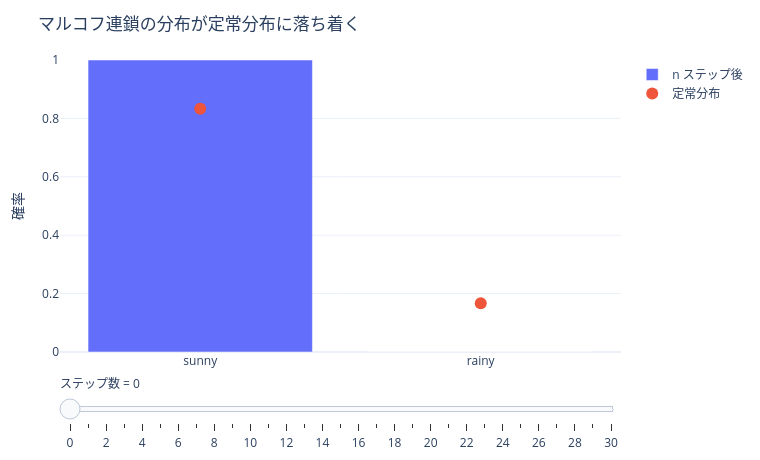

Notebook code cell kept with this figure:
### Markdown cell above
何日か経つと、今日が晴れだったことの影響が消えて一定の分布に落ち着く。
この落ち着き先が **定常分布** $\pi$ で、$\pi P = \pi$ を満たす。

スライダーで収束を追ってみよう。

### Code cell
plotting.markov_convergence_slider(chain, p0=np.array([1.0, 0.0]), n_steps=30)

### Figure 1 — Plotly figure (JSON) as saved in the notebook; plotly's stock layout.template omitted (floating-point values rounded to 4 significant figures)
{"data": [{"name": "n ステップ後", "type": "bar", "x": ["sunny", "rainy"], "y": [1.0, 0.0]}, {"marker": {"size": 12}, "mode": "markers", "name": "定常分布", "type": "scatter", "x": ["sunny", "rainy"], "y": [0.8333, 0.1667]}], "layout": {"height": 460, "margin": {"b": 50, "l": 60, "r": 30, "t": 60}, "sliders": [{"currentvalue": {"prefix": "ステップ数 = "}, "steps": [{"args": [["0"], {"frame": {"duration": 0, "redraw": true}, "mode": "immediate"}], "label": "0", "method": "animate"}, {"args": [["1"], {"frame": {"duration": 0, "redraw": true}, "mode": "immediate"}], "label": "1", "method": "animate"}, {"args": [["2"], {"frame": {"duration": 0, "redraw": true}, "mode": "immediate"}], "label": "2", "method": "animate"}, {"args": [["3"], {"frame": {"duration": 0, "redraw": true}, "mode": "immediate"}], "label": "3", "method": "animate"}, {"args": [["4"], {"frame": {"duration": 0, "redraw": true}, "mode": "immediate"}], "label": "4", "method": "animate"}, {"args": [["5"], {"frame": {"duration": 0, "redraw": true}, "mode": "immediate"}], "label": "5", "method": "animate"}, {"args": [["6"], {"frame": {"duration": 0, "redraw": true}, "mode": "immediate"}], "label": "6", "method": "animate"}, {"args": [["7"], {"frame": {"duration": 0, "redraw": true}, "mode": "immediate"}], "label": "7", "method": "animate"}, {"args": [["8"], {"frame": {"duration": 0, "redraw": true}, "mode": "immediate"}], "label": "8", "method": "animate"}, {"args": [["9"], {"frame": {"duration": 0, "redraw": true}, "mode": "immediate"}], "label": "9", "method": "animate"}, {"args": [["10"], {"frame": {"duration": 0, "redraw": true}, "mode": "immediate"}], "label": "10", "method": "animate"}, {"args": [["11"], {"frame": {"duration": 0, "redraw": true}, "mode": "immediate"}], "label": "11", "method": "animate"}, {"args": [["12"], {"frame": {"duration": 0, "redraw": true}, "mode": "immediate"}], "label": "12", "method": "animate"}, {"args": [["13"], {"frame": {"duration": 0, "redraw": true}, "mode": "immediate"}], "label": "13", "method": "animate"}, {"args": [["14"], {"frame": {"duration": 0, "redraw": true}, "mode": "immediate"}], "label": "14", "method": "animate"}, {"args": [["15"], {"frame": {"duration": 0, "redraw": true}, "mode": "immediate"}], "label": "15", "method": "animate"}, {"args": [["16"], {"frame": {"duration": 0, "redraw": true}, "mode": "immediate"}], "label": "16", "method": "animate"}, {"args": [["17"], {"frame": {"duration": 0, "redraw": true}, "mode": "immediate"}], "label": "17", "method": "animate"}, {"args": [["18"], {"frame": {"duration": 0, "redraw": true}, "mode": "immediate"}], "label": "18", "method": "animate"}, {"args": [["19"], {"frame": {"duration": 0, "redraw": true}, "mode": "immediate"}], "label": "19", "method": "animate"}, {"args": [["20"], {"frame": {"duration": 0, "redraw": true}, "mode": "immediate"}], "label": "20", "method": "animate"}, {"args": [["21"], {"frame": {"duration": 0, "redraw": true}, "mode": "immediate"}], "label": "21", "method": "animate"}, {"args": [["22"], {"frame": {"duration": 0, "redraw": true}, "mode": "immediate"}], "label": "22", "method": "animate"}, {"args": [["23"], {"frame": {"duration": 0, "redraw": true}, "mode": "immediate"}], "label": "23", "method": "animate"}, {"args": [["24"], {"frame": {"duration": 0, "redraw": true}, "mode": "immediate"}], "label": "24", "method": "animate"}, {"args": [["25"], {"frame": {"duration": 0, "redraw": true}, "mode": "immediate"}], "label": "25", "method": "animate"}, {"args": [["26"], {"frame": {"duration": 0, "redraw": true}, "mode": "immediate"}], "label": "26", "method": "animate"}, {"args": [["27"], {"frame": {"duration": 0, "redraw": true}, "mode": "immediate"}], "label": "27", "method": "animate"}, {"args": [["28"], {"frame": {"duration": 0, "redraw": true}, "mode": "immediate"}], "label": "28", "method": "animate"}, {"args": [["29"], {"frame": {"duration": 0, "redraw": true}, "mode": "immediate"}], "label": "29", "method": "animate"}, {"args": [["30"], {"frame": {"duration": 0, "redraw": true}, "mode": "immediate"}], "label": "30", "method": "animate"}]}], "title": {"text": "マルコフ連鎖の分布が定常分布に落ち着く"}, "width": 760, "xaxis": {"title": {}}, "yaxis": {"range": [0, 1], "title": {"text": "確率"}}}}
